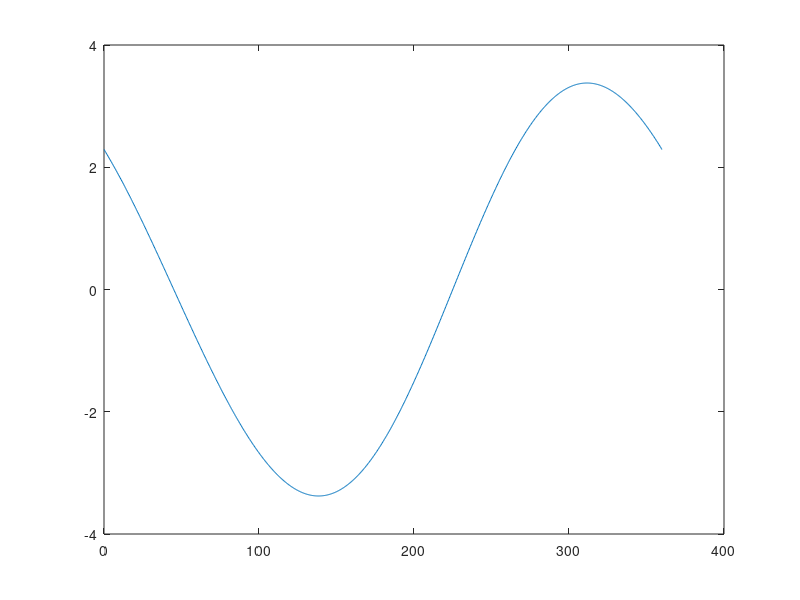

Write the MATLAB code that produced this figure.
theta=linspace(0,360,1000);
dodatek=0.1;

Sin=2.4*sind(theta)+dodatek;
Cos=(2.4)*cosd(theta)+dodatek;

kot=atan2d(Sin,Cos);
kot((find(diff(kot)<-90)+1):end)=kot((find(diff(kot)<-90)+1):end)+360;
protokol=kot-theta;
figure
plot(theta,protokol)
disp(strvcat({'meritve napake','mean          peak2peak',...
              num2str([mean(protokol) max(protokol)-min(protokol)])}))
